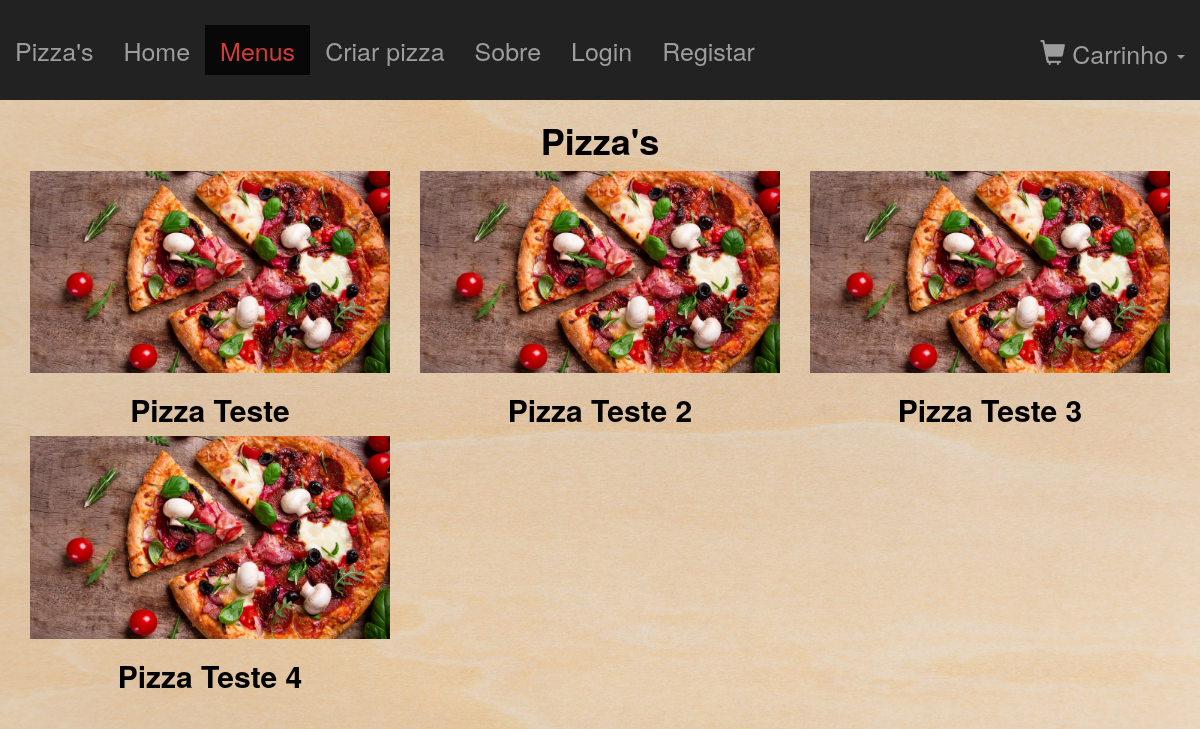
Before: /pages/menus.php with the older database file.
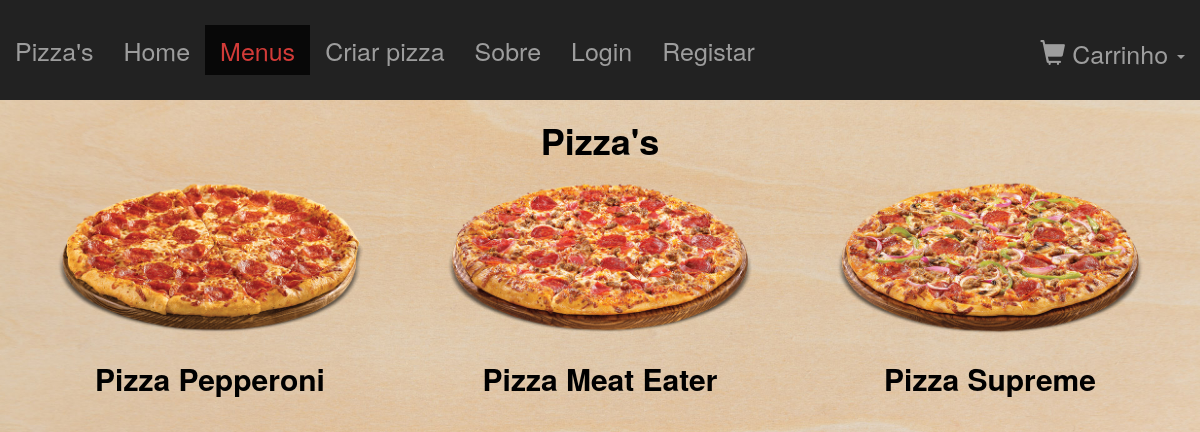
After: the same page with the newer database file.
### tables this page shows
CREATE TABLE IF NOT EXISTS `pizza` (
  `ID` int(11) NOT NULL COMMENT 'ID da pizza',
  `nome` varchar(100) NOT NULL COMMENT 'Nome da pizza',
  `imagem` varchar(535) NOT NULL COMMENT 'Caminho da imagem da pizza',
  `pizzaPredefinida` tinyint(1) NOT NULL COMMENT 'Significa se a pizza é predefinida (criada por funcionário) (0 - Não | 1 - Sim)',
  `pizzaPersonalizada` tinyint(1) NOT NULL COMMENT 'Significa se a pizza é personalizada (criada por um cliente) (0 - Não | 1 - Sim)',
  `pessoaID` int(11) DEFAULT NULL COMMENT 'ID da pessoa que criou a pizza personalizada (NULL se a pizza é predefinida criada por um funcionário)'
);

### pages/menus.php (the view, shortened to what this page needs)
<?php
    require_once('../php/bd.php');
?>
<?php
    require_once './partials/header2.php';
    $sql='SELECT ID, nome, imagem FROM pizza WHERE pizzaPredefinida=1;';
    $result = $PDO->query($sql);
    $listaPizzas = $result->fetchAll();
?>
<div class="container-fluid paddingLess marTop">
    <div class="col-md-12 text-center">
        <h1><b>Pizza's</b></h1>
        <?php foreach ($listaPizzas as $pizza){ ?>
            <a href="./pizza.php?id=<?=$pizza['ID']?>" class="noDecoration">
                <div class="col-md-4">
                    <img src="<?=$pizza['imagem']?>" class="img-responsive" alt="<?=$pizza['nome']?>">
                    <h2><b><?=$pizza['nome']?></b></h2>
                </div>
            </a>
        <?php } ?>
    </div>
</div>

### pages/partials/header2.php (shortened to what this page needs)
    <link rel="stylesheet" href="/css/bootstrap.min.css">
    <link rel="stylesheet" href="/css/fontAwesome/css/font-awesome.min.css">
    <link rel="stylesheet" href="/css/style.css">
</head>
<body class="woodBackground">
    <nav class="navbar navbar-inverse navbar-fixed-top">
        <div class="container-fluid">
            <div class="navbar-header">
                <a class="navbar-brand" href="/index.php">Pizza's</a>
            </div>
            <div class="collapse navbar-collapse" id="bs-example-navbar-collapse-1">
                <ul class="nav navbar-nav">
                    <li <?php if(($_SERVER['REQUEST_URI']=='/index.php') || ($_SERVER['REQUEST_URI']=='/')){echo 'class="active"';} ?>><a href="/index.php">Home<span class="sr-only">(current)</span></a></li>
                    <li <?php if($_SERVER['REQUEST_URI']=='/pages/menus.php'){echo 'class="active"';} ?>><a href="/pages/menus.php">Menus</a></li>
                    <li <?php if($_SERVER['REQUEST_URI']=='/pages/criarPizza.php'){echo 'class="active"';} ?>><a href="/pages/criarPizza.php">Criar pizza</a></li>
                    <li <?php if($_SERVER['REQUEST_URI']=='/pages/sobre.php'){echo 'class="active"';} ?>><a href="/pages/sobre.php">Sobre</a></li>
                    <?php if(!isset($_SESSION['pessoaLogada'])){ ?>
                        <li <?php if($_SERVER['REQUEST_URI']=='/pages/login.php'){echo 'class="active"';} ?>><a href="/pages/login.php">Login</a></li>
                        <li <?php if($_SERVER['REQUEST_URI']=='/pages/registar.php'){echo 'class="active"';} ?>><a href="/pages/registar.php">Registar</a></li>
                    <?php } ?>
                </ul>
                <ul class="nav navbar-nav navbar-right">
                    <li class="dropdown" id="cart">
                        <a href="#" class="dropdown-toggle" data-toggle="dropdown" role="button" aria-expanded="false"><span class="glyphicon glyphicon-shopping-cart"></span>  Carrinho  <span class="caret"></span></a>
                    </li>
                </ul>
            </div>
        </div>
    </nav>

### css/style.css (style rules this page uses)
.paddingLess { padding-right: 0px; padding-left: 0px; }
.navbar { margin-bottom: 0px; border-bottom-width: 0px; height: 100px; font-size: 25px; }
.navbar-inverse .container-fluid { margin-top: 25px; }
.navbar-brand { font-size: 25px; }
.navbar-inverse .navbar-nav>.active>a { color: #d23b38; }
html, body { height:100%; }
.carousel,.item,.active { height:100%; }
.woodBackground { background: url('../img/woodBackground.jpg') no-repeat center center fixed; -webkit-background-size: cover; -moz-background-size: cover; -o-background-size: cover; background-size: cover; height: 100%; display: flex; flex-flow: column; }
.marTop { margin-top: 100px; }
.marTop h1 { color: black; }
.noDecoration { text-decoration: none; color: black; }

Changed rows visible on the page:
removed pizza: imagem (picture), nome "Pizza Teste 4"
changed pizza: imagem: a different picture; nome "Pizza Teste" → "Pizza Pepperoni"
changed pizza: imagem: a different picture; nome "Pizza Teste 2" → "Pizza Meat Eater"
changed pizza: imagem: a different picture; nome "Pizza Teste 3" → "Pizza Supreme"
